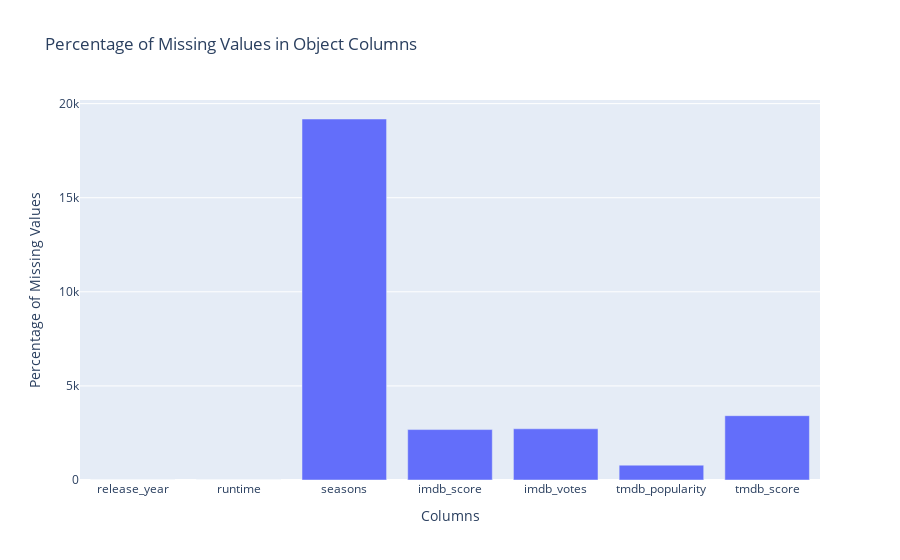

Notebook code cell kept with this figure:
### Code cell
px.bar(round(titles.select_dtypes(include=np.number).isna().sum() / titles.shape[0] *100,2), 
        x=titles.select_dtypes(include=np.number).isna().sum().index,
        y=titles.select_dtypes(include=np.number).isna().sum().values,
        labels={'x': 'Columns', 'y': 'Percentage of Missing Values'},
        title='Percentage of Missing Values in Object Columns')

### Figure 1 — Plotly figure (JSON) as saved in the notebook; plotly's stock layout.template omitted (floating-point values rounded to 4 significant figures)
{"data": [{"hovertemplate": "Columns=%{x}<br>Percentage of Missing Values=%{y}<extra></extra>", "legendgroup": "", "marker": {"color": "#636efa", "pattern": {"shape": ""}}, "name": "", "orientation": "v", "showlegend": false, "textposition": "auto", "type": "bar", "x": ["release_year", "runtime", "seasons", "imdb_score", "imdb_votes", "tmdb_popularity", "tmdb_score"], "xaxis": "x", "y": [0, 0, 19183, 2680, 2721, 789, 3418], "yaxis": "y"}], "layout": {"barmode": "relative", "legend": {"tracegroupgap": 0}, "title": {"text": "Percentage of Missing Values in Object Columns"}, "xaxis": {"anchor": "y", "domain": [0, 1], "title": {"text": "Columns"}}, "yaxis": {"anchor": "x", "domain": [0, 1], "title": {"text": "Percentage of Missing Values"}}}}
